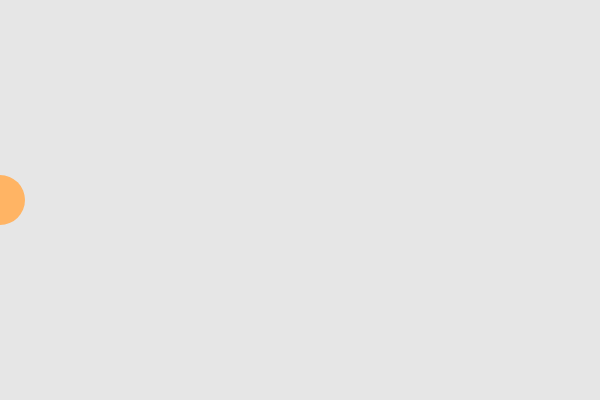
Frame 1 (no input)
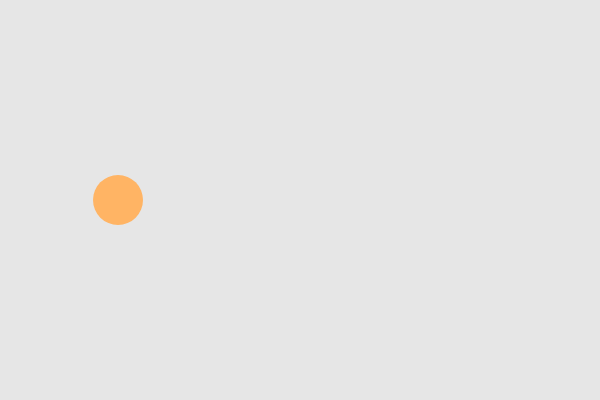
Frame 60 (no input)
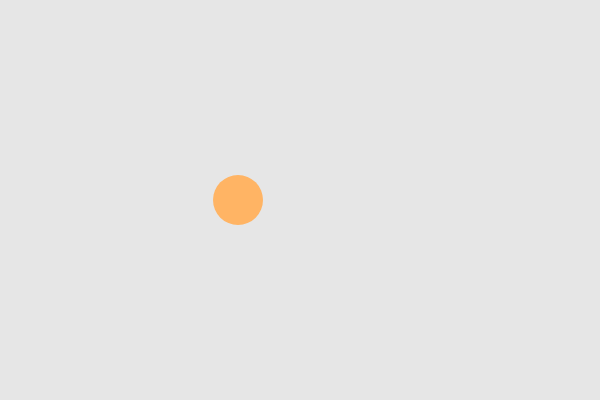
Frame 120 (the mouse pressed at the canvas centre since frame 60)

The p5.js sketch that drew these frames (run headless with seeded random() and noise() and a simulated clock; from frame 60 on, the mouse is pressed at the canvas centre):

// p5.js sketch
// ── sketch.js
// DM2008 — Activity 2a [Guided]
// Mode Switch (20 min)
//
// Keys 1, 2, 3 switch between modes — each one changes the background color.
// Try extending each mode to also change the fill, size, or speed of the ellipse.
// Keep it simple: one clear change per mode that's easy to see on screen.
//
// Stretch: add a 4th mode, or make the ellipse change shape between modes.

let x = 0;
let y = 200;
let size = 50;

let speedX = 2;
let speedY = 2;

let mode = 1;
let bgColor;

function setup() {
  createCanvas(600, 400);
  bgColor = color(230);
}


function draw() {
  background(bgColor);

  // mode 1 
  if (mode === 1) {

    fill(255, 180, 100);
    noStroke();

    // circle
    ellipse(x, height / 2, size);

    // speed
    x += 2; 
  }

    
  // mode 2 
  else if (mode === 2) {

    fill(100, 220, 150);
    noStroke();

    // square
    rectMode(CENTER);
    rect(x, y, size, size);

    // faster movement
    x += 5;
    y += speedY;

    // bounce vertically
    if (y > height - size / 2 || y < size / 2) {
      speedY *= -1;
    }
  }

    
  // mode 3 
  else if (mode === 3) {

    fill(random(150, 255), random(100, 255), random(100, 255));

    stroke(255);
    strokeWeight(2);

    // triangle
    triangle(
      x,
      y - size / 2,

      x - size / 2,
      y + size / 2,

      x + size / 2,
      y + size / 2
    );

    // faster movement + randomness
    x += 4;
    y += random(-10,10)
  }

    
  // mode 4 
  else if (mode === 4) {

    fill(180, 120, 255);
    noStroke();

    // size changes depending on mouse
    let mouseSize = map(mouseX, 0, width, 20, 120);

    ellipse(mouseX, mouseY, mouseSize);
  }


  // wrap object based on where mouse is 
  if (x > width + size) {
    x = -size;
  }

  if (y > height) {
    y = height;
  }

  if (y < 0) {
    y = 0;
  }
}


// mode switch

function keyPressed() {
 switch (key) {

    case "1":
      mode = 1;
      bgColor = color(255, 230, 200);
// reset position
      x = 0;
      y = height / 2;
      break;

    case "2":
      mode = 2;
      bgColor = color(190, 240, 210);
      break;

    case "3":
      mode = 3;
      bgColor = color(40, 40, 60);
      break;

    case "4":
      mode = 4;
      bgColor = color(220, 210, 255);
      break;

    default:
      mode = 1;
      bgColor = color(230);
  }
}
